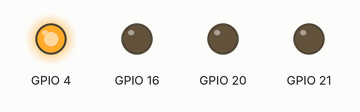
This program was run on a simulated Raspberry Pi (BCM pin numbers). Parts: output pins drawn as LEDs (lit = HIGH).

Above: at 0.05 s.
At 0.15 s:
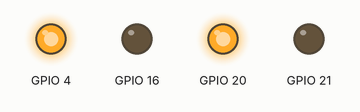
At 0.75 s:
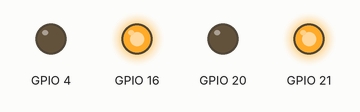
At 1.45 s:
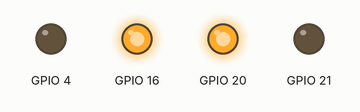
At 2.15 s:
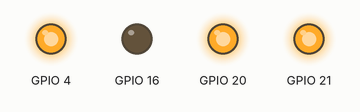
At 2.85 s:
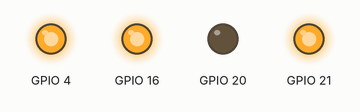
Timing chart, 0 to 3.1 s (numbered marks = the images above):
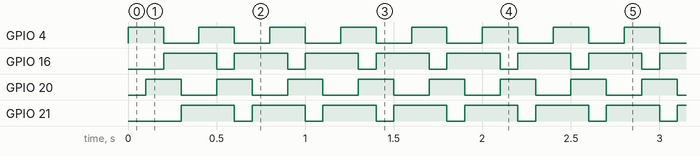

Measured:
- by itself, GPIO 4, GPIO 20: alternates HIGH for 0.20 s and LOW for 0.20 s
- by itself, GPIO 16, GPIO 21: alternates HIGH for 0.30 s and LOW for 0.10 s

The program:

2KY_Group_Kanani__Karimiazar_Yaghubi_.py
```python
import RPi.GPIO as GPIO
import time
GPIO.setmode(GPIO.BCM)
GPIO.setup(04, GPIO.OUT)
GPIO.setup(16, GPIO.OUT)
GPIO.setup(20, GPIO.OUT)
GPIO.setup(21, GPIO.OUT)
while True:
	GPIO.output(04 ,True)
	time.sleep(.1)
	GPIO.output(16 ,False)
	GPIO.output(20 ,True)
	time.sleep(.1)
	GPIO.output(21 ,False)
	GPIO.output(04 ,False)
	GPIO.output(16 ,True)
	time.sleep(.1)
	GPIO.output(20 ,False)
	GPIO.output(21 ,True)
	time.sleep(.1)
```
